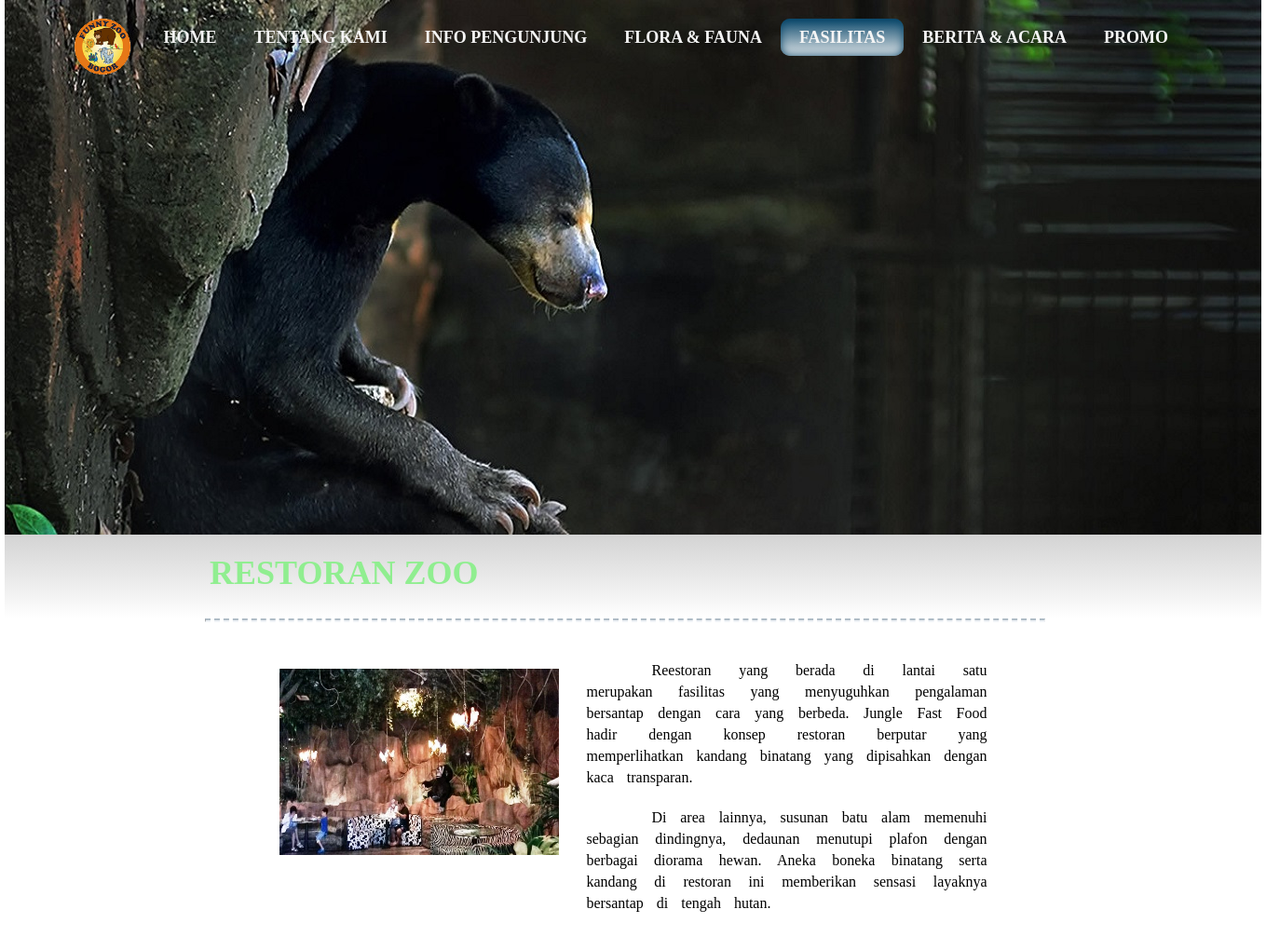
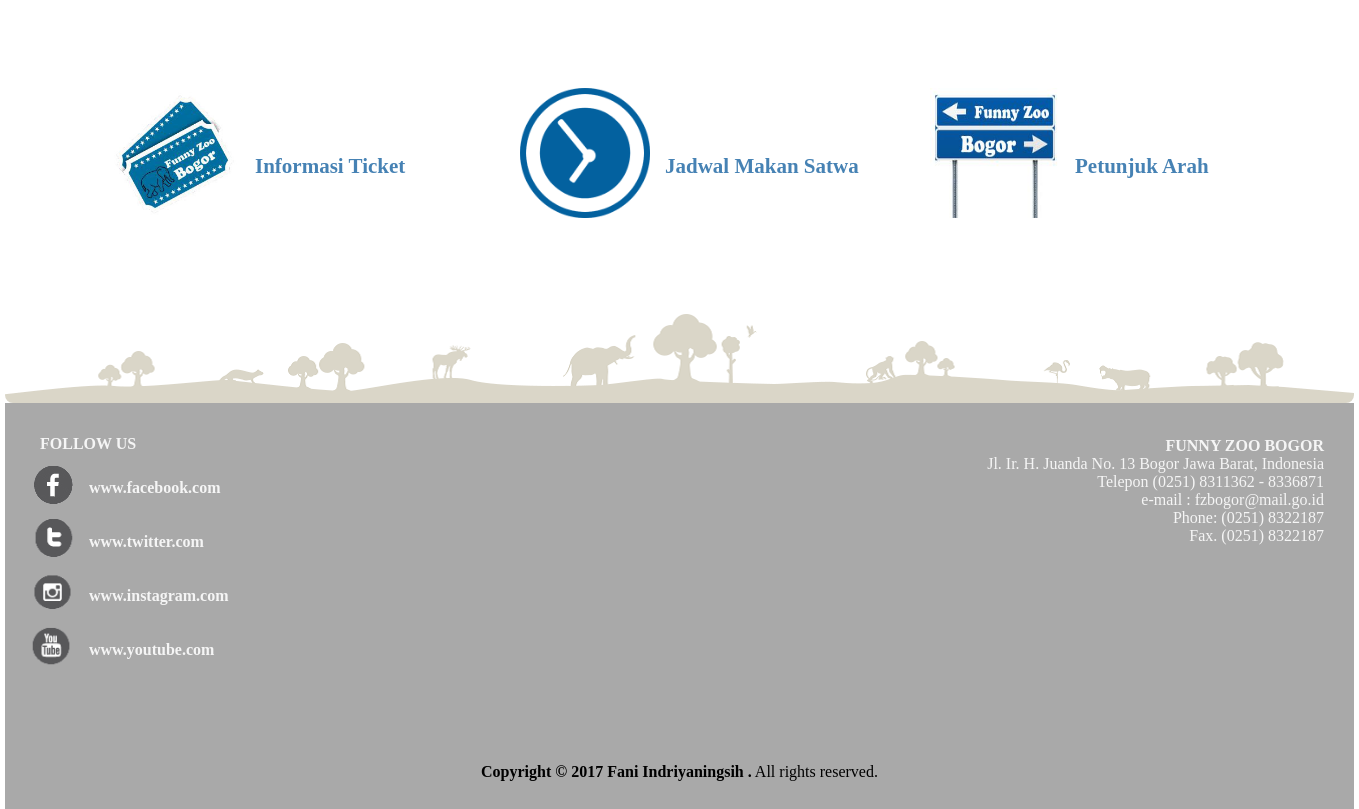
Screenshot of /CI_Funny_Zoo/index.php/funny_zoo/resto with the database file from the repository (2 pictures, top to bottom).
### tables this page shows
CREATE TABLE `tbl_fasilitas` (
  `kd_fasilitas` int(11) NOT NULL,
  `judul_fasilitas` varchar(50) NOT NULL,
  `isi_fasilitas` text NOT NULL,
  `foto_fasilitas` varchar(50) NOT NULL,
  `tgl_fasilitas` date NOT NULL,
  `kd_status` int(11) NOT NULL
);

### CI_Funny_Zoo/application/controllers/Funny_zoo.php (called while the page is built, shortened)
<?php
class Funny_zoo extends CI_Controller {
	public function __construct()
	{
		$this->load->model('funny_model');
	}
	public function resto()
	{
		$data['resto'] = $this->funny_model->get_resto();
		$this->load->view('f_resto',$data);
	}
}

### CI_Funny_Zoo/index.php (called while the page is built, shortened)
<?php
require_once BASEPATH.'core/CodeIgniter.php';

### CI_Funny_Zoo/application/models/funny_model.php (called while the page is built, shortened)
<?php
class funny_model extends CI_Model
{
	public function get_resto()
	{
		$this->db->where(['kd_status' => 1, 'kd_fasilitas' => 1]);
		$query = $this->db->get('tbl_fasilitas');
		if ( ! empty($query->row()) ) {
			return $query->row();
		}
		return false;
	}
}

### CI_Funny_Zoo/application/views/f_resto.php (the view, shortened to what this page needs)
<html>
  <head>
    <link rel="stylesheet" type="text/css" href="asset/template/t_resto1.css">
  </head>
  <body>
        <div class="content" style="position:relative;">
        <header>
          <div id='cssmenu' style="position:absolute; top:0px; right:10px;z-index:2;">
              <ul>
                <li><img src="asset/images/gambar/logo.png" width="60px" height="60px" align="left">&nbsp;&nbsp;&nbsp;&nbsp;</li>
                <li class='has-sub '><a href='index.php'><span><b>HOME</b></span></a></li>
                <li class='has-sub '><a href='#'><span><b>TENTANG KAMI</b></span></a>
                </li>
                 <li class='has-sub '><a href='#'><span><b>INFO PENGUNJUNG</b></span></a>
                </li>
                <li class='has-sub '><a href='#'><span><b>FLORA & FAUNA</b></span></a>
                </li>
                <li class='has-sub active'><a href='#'><span><b>FASILITAS</b></span></a>
                </li>
                <li class='has-sub '><a href="<?php echo site_url ('berita') ; ?>"><span><b>BERITA & ACARA</b></span></a>
                </li>
                <li><a href="<?php echo site_url ('promo') ; ?>"><span><b>PROMO</b></span></a></li>
              </ul>
            </div>
           <div id="img_header">
           </div>
        </header>
        </div>
    <div id="konten1">
        <div class="judul">
          <h1><?= $resto->judul_fasilitas ?></h1>
        </div>
    </div>
        <hr class="onepixel">
    <div id="konten2">
      <div id="isi2">
      <div style="">
    <div>
      <img src="http://localhost/funny_zoo/images/fasilitas/<?= $resto->foto_fasilitas ?>"
      style="width:300px; height:200px;">
    </div>
    <div id="isi2">
      <div class="hasil">
        <p>
          <?php
        echo $resto->isi_fasilitas;
          ?>
        </p>
      </div>
    </div>
      </div>
    </div>
     <div id="info">
      <div id="info1">
      <div id="subinfo">
         <div class="sub1"><br>&nbsp;&nbsp;&nbsp;&nbsp;<a href="<?php echo site_url ('tiket') ; ?>"><img src="asset/images/icon/icon1.jpg" width="130px" height="130px"></a></div>
         <div class="sub2"><a href="<?php echo site_url ('tiket') ; ?>"><strong>Informasi Ticket</strong></a></div><br>
      </div>
      <div id="subinfo">
        <div class="sub1"><br>&nbsp;&nbsp;&nbsp;&nbsp;<a href="<?php echo site_url ('jadwal') ; ?>"><img src="asset/images/icon/icon2a.jpg" width="130px" height="130px"></a></div>
        <div class="sub2"><a href="<?php echo site_url ('jadwal') ; ?>"><strong>Jadwal Makan Satwa</strong></a></div><br>
      </div>
      <div id="subinfo">
        <div class="sub1"><br>&nbsp;&nbsp;&nbsp;&nbsp;<a href="<?php echo site_url ('peta') ; ?>"><img src="asset/images/icon/icon3.jpg" width="130px" height="130px"></a></div>
        <div class="sub2"><a href="<?php echo site_url ('peta') ; ?>"><strong>Petunjuk Arah</strong></a></div><br>
      </div>
    </div>
    </div>
    <div id="konten3">
    </div>
   <div id="footer">
     <div id="footer1">
         <br><div class="link3"><a href="http://www.facebook.com"><strong>FOLLOW US</strong></a></div><br>
         <div class="link1"><br>&nbsp;&nbsp;&nbsp;&nbsp;<a href="http://www.facebook.com"><img src="asset/images/icon/fb.png" width="54px" height="45px"></a></div>
         <div class="link2"><a href="http://www.facebook.com"><strong>www.facebook.com</strong></a></div><br>
         <div class="link1"><br>&nbsp;&nbsp;&nbsp;&nbsp;<a href="http://www.twitter.com"><img src="asset/images/icon/twit.png" width="54px" height="45px"></a></div>
         <div class="link2"><a href="http://www.twitter.com"><strong>www.twitter.com</strong></a></div><br>
         <div class="link1"><br>&nbsp;&nbsp;&nbsp;&nbsp;<a href="http://www.instagram.com"><img src="asset/images/icon/insta.png" width="54px" height="45px"></a></div>
         <div class="link2"><a href="http://www.instagram.com"><strong>www.instagram.com</strong></a></div><br>
         <div class="link1"><br>&nbsp;&nbsp;&nbsp;&nbsp;<a href="http://www.youtube.com"><img src="asset/images/icon/you.png" width="54px" height="45px"></a></div>
         <div class="link2"><a href="http://www.youtube.com"><strong>www.youtube.com</strong></a></div><br>
      </div>
      <div id="footer2">
        <div class="alamat">
          <p>
            <strong>FUNNY ZOO BOGOR</strong><br>
            Jl. Ir. H. Juanda No. 13 Bogor Jawa Barat, Indonesia<br>
            Telepon (0251) 8311362 - 8336871<br>
            e-mail : fzbogor@mail.go.id<br>
            Phone: (0251) 8322187<br>
            Fax. (0251) 8322187<br>
          </p>
        </div>
      </div>
      <div id="footer3"><br><br><br><strong>Copyright &copy; 2017 Fani Indriyaningsih .</strong> All rights
    reserved.</div>
  </div>
  </body>
</html>

### rows the page displays
tbl_fasilitas: judul_fasilitas "RESTORAN ZOO", foto_fasilitas (picture), isi_fasilitas "Reestoran yang berada di lantai satu merupakan fasilitas yang menyuguhkan pengalaman bersantap dengan cara yang berbeda. Jungle Fast Food hadir dengan konsep restoran berputar yang memperlihatkan kandang binatang yang dipisahkan dengan kaca transparan. Di area lainnya, susunan batu alam memenuhi sebagian dindingnya, dedaunan menutupi plafon dengan berbagai diorama hewan. Aneka boneka binatang serta kandang di restoran ini memberikan sensasi layaknya bersantap di tengah hutan."
